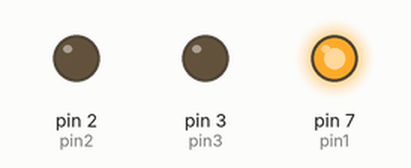
Recording of a sketch running on a simulated Arduino Uno, built with avr-gcc and run on an emulated ATmega328P. Shown: output pins drawn as LEDs (lit = HIGH).

Above: at 1.5 s.
At 4.0 s:
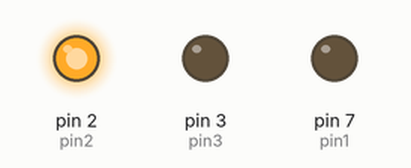
At 7.5 s:
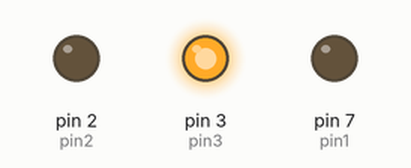
Timing chart, 0 to 13.0 s (numbered marks = the images above):
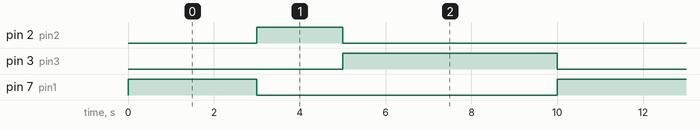

Measured:
- by itself, pin 2 (pin2): alternates HIGH for 2.0 s and LOW for 8.0 s
- by itself, pin 3 (pin3): alternates HIGH for 5.0 s and LOW for 5.0 s
- by itself, pin 7 (pin1): alternates HIGH for 3.0 s and LOW for 7.0 s

The sketch:

traffic_light.ino
```cpp
int delay1 = 3;
int delay2 = 2;
int delay3 = 5;

int pin1 = 7;
int pin2 = 2;
int pin3 = 3;
void setup() {
  pinMode(pin1, OUTPUT);
  pinMode(pin2, OUTPUT);
  pinMode(pin3, OUTPUT);
}

void loop() {
  // put your main code here, to run repeatedly:
  digitalWrite(pin1, HIGH);
  delay(delay1*1000);
  digitalWrite(pin1, LOW);
  digitalWrite(pin2, HIGH);
  delay(delay2*1000);
  digitalWrite(pin2, LOW);
  digitalWrite(pin3, HIGH);
  delay(delay3*1000);
  digitalWrite(pin3, LOW);
}
```
